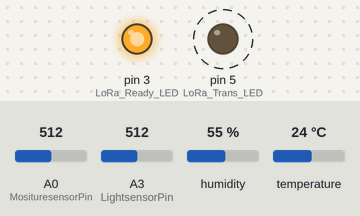
Bench run of a sketch on a simulated Arduino Uno, built with avr-gcc and run on an emulated ATmega328P. On the bench: output pins drawn as LEDs (lit = HIGH). Dashed ring = blinking. The test bench sets the inputs (shaded band); at power-on: A0 (MosituresensorPin) = 512, A3 (LightsensorPin) = 512, humidity 55 %, temperature 24 °C. No radio packets arrive unless stated; what the sketch prints to the serial monitor is not drawn.

Above: at 5.5 s.
Timing chart, 0 to 8.0 s (numbered marks = the images above):
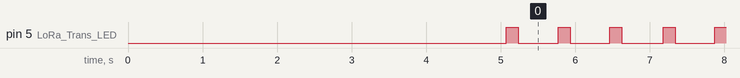

Measured:
- by itself, pin 5 (LoRa_Trans_LED): alternates HIGH for 0.16 s and LOW for 0.53 s

The sketch:

LoRa_Node_Farm_Rain_250KHZ_V2-ToRaspi.ino
```cpp
#include <SPI.h>
#include <LoRa.h>

#include "DHT.h"
#define DHTPIN 4     // what pin we're connected to
#define DHTTYPE DHT11   // DHT 11
DHT dht(DHTPIN, DHTTYPE);
float t = 0.00;
float h = 0.00;
int MosituresensorPin = A0;    // select the input pin for the potentiometer
int MositureValue = 0;
int LightsensorPin = A3;    // select the input pin for the potentiometer
int LightValue = 0;
//int RainsensorPin = A2;    // select the input pin for the potentiometer
//int RainValue = 0;

const int LoRa_Ready_LED = 3;  //LoRa Ready status
const int LoRa_Trans_LED = 5;  // LoRa Transmion status

#define LoRaID 99

int retval;
#define DEBUG true
```

A1_Setup.ino
```cpp
void setup()
{
  Serial.begin(9600);

  pinMode(LoRa_Ready_LED, OUTPUT);
  pinMode(LoRa_Trans_LED, OUTPUT);

  LoRa_init();
  dht.begin();
  delay(5000);
}
```

A2_Loop.ino
```cpp
// the loop function runs over and over again forever
void loop() {
    getDHT();
    getFarm_value();
    Mini_LoRa_Transmit();
    delay(500);
// End of Loop
 }
```

Get_DHT.ino
```cpp
void getDHT()
{
  t=0.0;
  h=0.0;
  t = dht.readTemperature();
  delay(10);
  h = dht.readHumidity();
  if (DEBUG) Display_DHT();
}

void Display_DHT()
{

  Serial.print("T = ");
  Serial.print(t);
  Serial.print("*C");
  Serial.print(",H = ");
  Serial.print(h);
  Serial.println("%");

}
```

Get_Farm.ino
```cpp
void getFarm_value()
{
  // read the value from the sensor:
  MositureValue = 1023-analogRead(MosituresensorPin);
  LightValue = 1023-analogRead(LightsensorPin);
  //RainValue = 1023-analogRead(RainsensorPin);
  Serial.print("MositureValue="); Serial.println(MositureValue);
  Serial.print("LightValu="); Serial.println(LightValue);
  //Serial.print("RainValue="); Serial.println(RainValue);
}
```

Mini_LoRa_Lib.ino
```cpp
void LoRa_init()
{
  if (!LoRa.begin(915E6)) {
    Serial.println(F("Starting LoRa failed!"));
    digitalWrite(LoRa_Ready_LED,LOW);
    while (1);
  }
    // Bandwidth
    LoRa.setSignalBandwidth(250E3);
    //LoRa.setSpreadingFactor(8);
    //delay(100);
    Serial.println(F("Starting LoRa OK!"));
    digitalWrite(LoRa_Ready_LED,HIGH);
}

void Mini_LoRa_Transmit()
{
  Serial.println(F("LoRa Send data...250KHZ.."));
/*
  char comma = char(44) ;   // ,
  char mark = char(58) ;   // :
  char Lsqm = char(123) ; // {
  char Rsqm = char(125) ; // }
  char sqm = char(34) ;   // "
  char lf = char(13) ;   // \n
*/
  String comma = "," ;
  String mark = ":" ;
  String Lsqm = "[" ;
  String Rsqm = "]" ;
  String sqm ="\"" ;   // "
  char lf = char(13) ;   // \n

// JSON format
  String Sending ="";
/*
  Sending = Lsqm + sqm + "ID" + sqm + mark + LoRaID + comma+  sqm + "Temp" + sqm +mark +String(t) + comma + sqm +"Humi" + sqm +mark +String(h)
   + comma+  sqm + "Mositure" + sqm +mark +String(MositureValue)+ comma+  sqm + "Light" + sqm +mark +String(LightValue)
   //+ comma+  sqm + "Rain" + sqm +mark +String(RainValue)
   + Rsqm  +"\r"+"\n";
*/
  Sending = Lsqm + "T"  +mark +String(t)+mark+'0' + comma + "H" +mark +String(h)+mark+'0'
   + comma+  "W" +mark +String(MositureValue)+mark+'0'+ comma+  "L" +mark +String(LightValue)+mark+'0'
   //+ comma+  sqm + "Rain" + sqm +mark +String(RainValue)
   + Rsqm  +"\r"+"\n";


  digitalWrite(LoRa_Trans_LED,HIGH);

  LoRa.beginPacket();
  delay(50);
  if (DEBUG)  Serial.println(Sending);
  LoRa.print(Sending);
  LoRa.endPacket();
  delay(50);
  digitalWrite(LoRa_Trans_LED,LOW);

// JSON format
/*
 LoRa.beginPacket();
 delay(50);
 LoRa.print(Lsqm);
 LoRa.print(sqm); LoRa.print(F("LoRaID"));  LoRa.print(sqm);  LoRa.print(mark); LoRa.print(LoRaID); LoRa.print(comma);
 //LoRa.print(sqm); LoRa.print(F("PM25"));  LoRa.print(sqm);  LoRa.print(mark); LoRa.print(pm25); LoRa.print(comma);
 LoRa.print(sqm); LoRa.print(F("Temp"));  LoRa.print(sqm);  LoRa.print(mark); LoRa.print(t); LoRa.print(comma);
 LoRa.print(sqm); LoRa.print(F("Humi"));  LoRa.print(sqm);  LoRa.print(mark); LoRa.print(h); LoRa.print(comma);
 //LoRa.print(sqm); LoRa.print(F("CO2"));  LoRa.print(sqm);  LoRa.print(mark); LoRa.print(CO2);
 LoRa.print(Rsqm);
 LoRa.endPacket();
*/

// CSV format
/*
 LoRa.beginPacket();
 delay(10);
 LoRa.print(LoRaID); LoRa.print(comma);
 LoRa.print(pm25); LoRa.print(comma);
 LoRa.print(t); LoRa.print(comma);
 LoRa.print(h); LoRa.print(comma);
 LoRa.print(CO2); LoRa.print(comma);
 LoRa.print(battpower); LoRa.print(comma);
 LoRa.print(chargestatus);
 LoRa.print(F("\n"));
 LoRa.endPacket();
 delay(10);
 */
}
```
